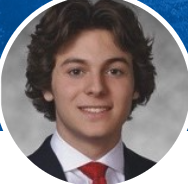
#> input picture assets/headshot.png, 188 x 184 px, found by its file name
$ python runner.py
#> lines starting #> are read from the running program, lines starting #| are printed output that depends on the picture
### stipple/importance.py
"""Importance map computation for blue-noise stippling."""

import numpy as np
from typing import Tuple, Optional


def compute_importance(
    image: np.ndarray,
    extreme_downweight: float = 0.3,
    dark_threshold: float = 0.2,
    light_threshold: float = 0.8,
    dark_sigma: float = 0.15,
    light_sigma: float = 0.15,
    mid_tone_center: float = 0.65,
    mid_tone_sigma: float = 0.2,
    mid_tone_boost: float = 1.5,
) -> np.ndarray:
    """
    Compute importance map from grayscale image.

    The importance map determines where stipples should be placed. It:
    1. Inverts brightness (dark areas get high importance)
    2. Smoothly downweights very dark (<0.2) and very light (>0.8) regions
    3. Boosts mid-tones (centered around 0.65)
    4. Normalizes to [0, 1]

    Args:
        image: Grayscale image in [0, 1] range, shape (H, W)
        extreme_downweight: Minimum weight for extreme values (default: 0.3)
        dark_threshold: Threshold for dark region downweighting (default: 0.2)
        light_threshold: Threshold for light region downweighting (default: 0.8)
        dark_sigma: Gaussian sigma for dark region downweighting (default: 0.15)
        light_sigma: Gaussian sigma for light region downweighting (default: 0.15)
        mid_tone_center: Center of mid-tone boost (default: 0.65)
        mid_tone_sigma: Sigma for mid-tone boost Gaussian (default: 0.2)
        mid_tone_boost: Multiplicative boost factor for mid-tones (default: 1.5)

    Returns:
        Importance map in [0, 1] range, shape (H, W)
    """
    # Invert brightness: dark areas become high importance
    inverted = 1.0 - image

    # Smooth downweight very dark regions
    # Weight transitions smoothly from 1.0 at dark_threshold to extreme_downweight at 0
    dark_distances = np.maximum(0, dark_threshold - image) / dark_sigma
    dark_weights = extreme_downweight + (1.0 - extreme_downweight) * np.exp(
        -0.5 * dark_distances ** 2
    )
    # For pixels above threshold, weight should be 1.0
    dark_weights = np.where(image >= dark_threshold, 1.0, dark_weights)

    # Smooth downweight very light regions
    # Weight transitions smoothly from 1.0 at light_threshold to extreme_downweight at 1
    light_distances = np.maximum(0, image - light_threshold) / light_sigma
    light_weights = extreme_downweight + (1.0 - extreme_downweight) * np.exp(
        -0.5 * light_distances ** 2
    )
    # For pixels below threshold, weight should be 1.0
    light_weights = np.where(image <= light_threshold, 1.0, light_weights)

    # Combine dark and light downweighting (take minimum to be conservative)
    extreme_weights = np.minimum(dark_weights, light_weights)

    # Apply extreme downweighting
    importance = inverted * extreme_weights

    # Mid-tone boost: enhance importance in mid-tone range
    mid_tone_gaussian = np.exp(-0.5 * ((image - mid_tone_center) / mid_tone_sigma) ** 2)
    mid_tone_factor = 1.0 + (mid_tone_boost - 1.0) * mid_tone_gaussian
    importance = importance * mid_tone_factor

    # Normalize to [0, 1]
    importance_min = importance.min()
    importance_max = importance.max()
    if importance_max > importance_min:
        importance = (importance - importance_min) / (importance_max - importance_min)
    else:
        importance = np.ones_like(importance)

    return importance

### stipple/blue_noise.py
"""Blue-noise stippling using modified void-and-cluster algorithm."""

import numpy as np
from typing import Tuple, Optional, List


def toroidal_gaussian_kernel(
    size: int, sigma: float, normalize: bool = True
) -> np.ndarray:
    """
    Create a Gaussian kernel for toroidal (wraparound) convolution.

    The kernel is a regular Gaussian that will be applied with toroidal
    wrapping when used in the energy field. This ensures even distribution
    across image boundaries.

    Args:
        size: Kernel size (should be odd for symmetry)
        sigma: Gaussian standard deviation (in pixels)
        normalize: If True, normalize kernel to sum to 1 (default: True)

    Returns:
        Gaussian kernel of shape (size, size)
    """
    # Ensure size is odd
    if size % 2 == 0:
        size += 1

    center = size // 2

    # Create coordinate arrays
    y, x = np.ogrid[:size, :size]

    # Compute Euclidean distances from center
    dy = y - center
    dx = x - center
    distances = np.sqrt(dy ** 2 + dx ** 2)

    # Gaussian function
    kernel = np.exp(-0.5 * (distances / sigma) ** 2)

    # Normalize so kernel sums to 1
    if normalize:
        kernel = kernel / kernel.sum()

    return kernel


def void_and_cluster(
    importance: np.ndarray,
    percentage: float = 0.08,
    sigma: float = 0.9,
    content_bias: float = 0.9,
    noise_scale_factor: float = 0.1,
    seed: Optional[int] = None,
) -> Tuple[np.ndarray, List[Tuple[int, int, float]]]:
    """
    Generate blue-noise stippling using modified void-and-cluster algorithm.

    The algorithm places stipples iteratively by:
    1. Initializing energy field as -importance * content_bias
    2. Selecting first point near center (minimum energy)
    3. Iteratively selecting points at minimum energy locations
    4. After each selection, adding Gaussian repulsion kernel to energy field
    5. Setting selected pixel to +inf to avoid reselection

    Args:
        importance: Importance map in [0, 1], shape (H, W)
        percentage: Fraction of pixels to stipple (default: 0.08)
        sigma: Gaussian kernel sigma for repulsion (default: 0.9)
        content_bias: Bias toward importance map (default: 0.9)
        noise_scale_factor: Scale factor for annealing noise (default: 0.1)
        seed: Random seed for reproducibility (default: None)

    Returns:
        Tuple of:
        - Binary stipple image (1=white background, 0=black dot), shape (H, W)
        - List of sample tuples (y, x, intensity) in order of placement
    """
    if seed is not None:
        np.random.seed(seed)

    H, W = importance.shape
    num_points = int(H * W * percentage)

    # Initialize energy field: negative importance (so high importance = low energy)
    energy = -importance * content_bias

    # Create repulsion kernel
    # Kernel size should be large enough to cover repulsion distance
    kernel_size = int(6 * sigma) + 1
    if kernel_size % 2 == 0:
        kernel_size += 1
    repulsion_kernel = toroidal_gaussian_kernel(kernel_size, sigma, normalize=False)

    # Scale kernel to appropriate magnitude (larger = stronger repulsion)
    repulsion_kernel = repulsion_kernel * (sigma ** 2)

    # Find center of image for first point
    center_y, center_x = H // 2, W // 2

    # Sample points iteratively
    samples: List[Tuple[int, int, float]] = []
    stipple_image = np.ones((H, W), dtype=np.float32)  # 1 = white background

    # For progressive visualization, we'll track all samples
    for i in range(num_points):
        # Find minimum energy location
        if i == 0:
            # First point: pick near center
            # Search in a small region around center
            search_radius = min(H, W) // 4
            y_min = max(0, center_y - search_radius)
            y_max = min(H, center_y + search_radius)
            x_min = max(0, center_x - search_radius)
            x_max = min(W, center_x + search_radius)

            local_energy = energy[y_min:y_max, x_min:x_max]
            min_idx = np.unravel_index(np.argmin(local_energy), local_energy.shape)
            y, x = y_min + min_idx[0], x_min + min_idx[1]
        else:
            # Add small annealed noise to break ties and add variation
            noise = np.random.randn(H, W) * noise_scale_factor * (1.0 - i / num_points)
            energy_with_noise = energy + noise

            # Find global minimum
            min_idx = np.unravel_index(np.argmin(energy_with_noise), energy_with_noise.shape)
            y, x = min_idx

        # Record sample
        intensity = importance[y, x]
        samples.append((y, x, intensity))

        # Place stipple (0 = black dot)
        stipple_image[y, x] = 0.0

        # Add repulsion: circular convolution with wraparound
        # Roll kernel so center aligns with (y, x)
        ky, kx = repulsion_kernel.shape
        ky_center, kx_center = ky // 2, kx // 2

        # Compute kernel placement with toroidal wrapping
        for ky_offset in range(ky):
            for kx_offset in range(kx):
                # Relative position from kernel center
                dy = ky_offset - ky_center
                dx = kx_offset - kx_center

                # Target position with toroidal wrapping
                target_y = (y + dy) % H
                target_x = (x + dx) % W

                # Add repulsion energy
                energy[target_y, target_x] += repulsion_kernel[ky_offset, kx_offset]

        # Set selected pixel to +inf to prevent reselection
        energy[y, x] = np.inf

    # Convert to binary: 1 = white, 0 = black dot
    # For output, we want white background with black dots
    # stipple_image is already 1 (white) with 0 (black) at dot locations
    return stipple_image, samples

### stipple/viz.py
"""Visualization utilities for stippling results."""

import numpy as np
import matplotlib.pyplot as plt
from matplotlib.animation import PillowWriter
from typing import List, Tuple, Optional
import os


# [38 lines left out: function make_comparison_figure, not called in this run]


def make_progressive_gif(
    samples: List[Tuple[int, int, float]],
    image_shape: Tuple[int, int],
    output_path: str,
    frame_increment: int = 100,
    dpi: int = 100,
    fps: int = 10,
) -> None:
    """
    Create a progressive GIF showing stipples being added over time.

    Args:
        samples: List of (y, x, intensity) tuples in order of placement
        image_shape: (H, W) shape of the output image
        output_path: Path to save the GIF
        frame_increment: Number of points between frames (default: 100)
        dpi: Resolution for frames (default: 100)
        fps: Frames per second for GIF (default: 10)
    """
    H, W = image_shape

    # Determine frame indices
    num_samples = len(samples)
    frame_indices = []
    for i in range(0, num_samples, frame_increment):
        frame_indices.append(i)
    # Always include the last frame
    if frame_indices[-1] != num_samples - 1:
        frame_indices.append(num_samples - 1)

    # Create figure for GIF
    fig, ax = plt.subplots(figsize=(W / dpi, H / dpi), dpi=dpi)
    ax.set_xlim(0, W)
    ax.set_ylim(0, H)
    ax.set_aspect("equal")
    ax.axis("off")
    ax.invert_yaxis()  # Image coordinates: y increases downward
    ax.set_facecolor("white")

    # Try using matplotlib's PillowWriter first
    try:
        writer = PillowWriter(fps=fps)
        with writer.saving(fig, output_path, dpi=dpi):
            for frame_idx in frame_indices:
                ax.clear()
                ax.set_xlim(0, W)
                ax.set_ylim(0, H)
                ax.set_aspect("equal")
                ax.axis("off")
                ax.invert_yaxis()
                ax.set_facecolor("white")

                # Plot all points up to and including this frame
                if frame_idx >= 0:
                    frame_samples = samples[: frame_idx + 1]
                    if frame_samples:
                        y_coords = [s[0] for s in frame_samples]
                        x_coords = [s[1] for s in frame_samples]

                        # Plot black dots
                        ax.scatter(
                            x_coords,
                            y_coords,
                            c="black",
                            s=1,
                            marker="o",
                            alpha=1.0,
                            edgecolors="none",
                        )

                writer.grab_frame()

        plt.close(fig)

    except Exception as e:
        # Fallback: try imageio if available
        plt.close(fig)
        try:
            import imageio

            # Create frames using imageio
            frames = []
            for frame_idx in frame_indices:
                # Create a white image
                frame = np.ones((H, W, 3), dtype=np.uint8) * 255

                # Draw black dots
                if frame_idx >= 0:
                    frame_samples = samples[: frame_idx + 1]
                    for y, x, _ in frame_samples:
                        # Ensure coordinates are within bounds
                        y = max(0, min(H - 1, int(y)))
                        x = max(0, min(W - 1, int(x)))
                        frame[y, x] = [0, 0, 0]

                frames.append(frame)

            imageio.mimsave(output_path, frames, fps=fps, loop=0)
        except ImportError:
            raise RuntimeError(
                f"Could not create GIF: {e}. Please install imageio: pip install imageio"
            )

### stipple/runner.py
"""Command-line interface for blue-noise stippling."""

import argparse
import numpy as np
from PIL import Image
import os
from pathlib import Path
from typing import Optional

from .importance import compute_importance
from .blue_noise import void_and_cluster
from .viz import make_comparison_figure, make_progressive_gif


def load_image(
    image_path: str, max_size: Optional[int] = None, grayscale: bool = True
) -> np.ndarray:
    """
    Load and preprocess image for stippling.

    Args:
        image_path: Path to input image
        max_size: Maximum size for longest side (default: None, no resize)
        grayscale: Convert to grayscale (default: True)

    Returns:
        Grayscale image in [0, 1] range, shape (H, W)
    """
    if not os.path.exists(image_path):
        raise FileNotFoundError(
            f"Image not found: {image_path}\n"
            f"Please place your input image at: {image_path}"
        )

    # Load image
    img = Image.open(image_path)

    # Convert to grayscale if needed
    if grayscale:
        if img.mode != "L":
            img = img.convert("L")

    # Resize if needed
    if max_size is not None:
        w, h = img.size
        if max(w, h) > max_size:
            if w > h:
                new_w, new_h = max_size, int(h * max_size / w)
            else:
                new_w, new_h = int(w * max_size / h), max_size
            img = img.resize((new_w, new_h), Image.Resampling.LANCZOS)

    # Convert to numpy array and normalize to [0, 1]
    img_array = np.array(img, dtype=np.float32) / 255.0

    return img_array


def save_stipple_image(stipple: np.ndarray, output_path: str, dpi: int = 300) -> None:
    """
    Save stipple image as PNG.

    Args:
        stipple: Stipple image (1=white, 0=black), shape (H, W)
        output_path: Path to save the image
        dpi: Resolution for saved image (default: 300)
    """
    # Convert to uint8: 0 = black, 255 = white
    stipple_uint8 = (stipple * 255).astype(np.uint8)

    # Save as PNG
    img = Image.fromarray(stipple_uint8)
    img.save(output_path, dpi=(dpi, dpi))


def run_stippling(
    image_path: str,
    output_dir: str = "outputs",
    percentage: float = 0.08,
    sigma: float = 0.9,
    content_bias: float = 0.9,
    noise_scale_factor: float = 0.1,
    frame_increment: int = 100,
    max_size: Optional[int] = 512,
    make_comparison: bool = False,
    seed: Optional[int] = None,
) -> None:
    """
    Run blue-noise stippling pipeline.

    Args:
        image_path: Path to input image
        output_dir: Output directory for results
        percentage: Fraction of pixels to stipple
        sigma: Gaussian kernel sigma for repulsion
        content_bias: Bias toward importance map
        noise_scale_factor: Scale factor for annealing noise
        frame_increment: Number of points between GIF frames
        max_size: Maximum size for longest side
        make_comparison: Whether to create comparison figure
        seed: Random seed for reproducibility
    """
    # Create output directory
    os.makedirs(output_dir, exist_ok=True)

    # Load image
    print(f"Loading image: {image_path}")
    image = load_image(image_path, max_size=max_size)

    print(f"Image shape: {image.shape}")

    # Compute importance map
    print("Computing importance map...")
    importance = compute_importance(image)

    # Generate stippling
    print(f"Generating stippling ({percentage*100:.1f}% coverage)...")
    stipple, samples = void_and_cluster(
        importance,
        percentage=percentage,
        sigma=sigma,
        content_bias=content_bias,
        noise_scale_factor=noise_scale_factor,
        seed=seed,
    )

    print(f"Placed {len(samples)} stipples")

    # Save stipple image
    stipple_path = os.path.join(output_dir, "stipple.png")
    print(f"Saving stipple image: {stipple_path}")
    save_stipple_image(stipple, stipple_path)

    # Create progressive GIF
    gif_path = os.path.join(output_dir, "progressive.gif")
    print(f"Creating progressive GIF: {gif_path}")
    make_progressive_gif(samples, image.shape, gif_path, frame_increment=frame_increment)

    # Create comparison figure if requested
    if make_comparison:
        comparison_path = os.path.join(output_dir, "comparison.png")
        print(f"Creating comparison figure: {comparison_path}")
        make_comparison_figure(image, importance, stipple, comparison_path)

    print("Done!")


# [61 lines left out: function run_sweep, not called in this run]


def main():
    """Main CLI entry point."""
    parser = argparse.ArgumentParser(
        description="Blue-noise stippling using modified void-and-cluster algorithm"
    )
    parser.add_argument(
        "--image",
        type=str,
        default="assets/headshot.png",
        help="Path to input image (default: assets/headshot.png)",
    )
    parser.add_argument(
        "--percentage",
        type=float,
        default=0.08,
        help="Fraction of pixels to stipple (default: 0.08)",
    )
    parser.add_argument(
        "--sigma",
        type=float,
        default=0.9,
        help="Gaussian kernel sigma for repulsion (default: 0.9)",
    )
    parser.add_argument(
        "--content_bias",
        type=float,
        default=0.9,
        help="Bias toward importance map (default: 0.9)",
    )
    parser.add_argument(
        "--noise_scale_factor",
        type=float,
        default=0.1,
        help="Scale factor for annealing noise (default: 0.1)",
    )
    parser.add_argument(
        "--frame_increment",
        type=int,
        default=100,
        help="Number of points between GIF frames (default: 100)",
    )
    parser.add_argument(
        "--max_size",
        type=int,
        default=512,
        help="Maximum size for longest side (default: 512)",
    )
    parser.add_argument(
        "--out_dir",
        type=str,
        default="outputs",
        help="Output directory (default: outputs)",
    )
    parser.add_argument(
        "--make_comparison",
        action="store_true",
        help="Create comparison figure (original, importance, stipple)",
    )
    parser.add_argument(
        "--sweep",
        action="store_true",
        help="Run parameter sweep and create comparison grid",
    )
    parser.add_argument(
        "--seed",
        type=int,
        default=None,
        help="Random seed for reproducibility (default: None)",
    )

    args = parser.parse_args()

    if args.sweep:
        run_sweep(
            args.image,
            output_dir=args.out_dir,
            max_size=args.max_size,
            seed=args.seed,
        )
    else:
        run_stippling(
            image_path=args.image,
            output_dir=args.out_dir,
            percentage=args.percentage,
            sigma=args.sigma,
            content_bias=args.content_bias,
            noise_scale_factor=args.noise_scale_factor,
            frame_increment=args.frame_increment,
            max_size=args.max_size,
            make_comparison=args.make_comparison,
            seed=args.seed,
        )
#> in load_image, img is the input picture: PIL image 188x184 RGBA; mean R, G, B, A 130.5, 123.1, 125, 255
#| Image shape: (184, 188)
#> in compute_importance, `importance = importance * mid_tone_factor`:
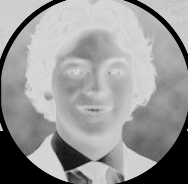
#> importance: shape (184, 188) float32; min 0, max 0.841, mean 0.601
#> in compute_importance, `importance_min = importance.min()`: importance_min = 0
#> in compute_importance, `importance_max = importance.max()`: importance_max = 0.841
#> the loop in void_and_cluster, `for i in range(num_points):` made 2767 passes
#> (min_idx, y, x, intensity) on pass 1: ((1, 75), 47, 123, 1)
#> (y, x, intensity) on passes 2 to 7: (19, 180, 0.959), (107, 128, 0.919), (23, 73, 0.96), (24, 9, 0.97), (113, 49, 0.99), (56, 132, 0.999)
#> pass 1, in void_and_cluster, `local_energy = energy[y_min:y_max, x_min:x_max]`:
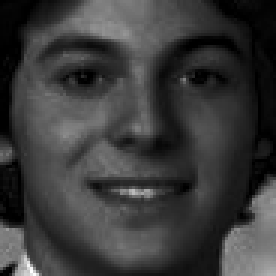
#> local_energy: shape (92, 92) float32 (shown 3 times larger); min -0.9, max -0.229, mean -0.745; drawn with min black and max white
#> pass 3, in void_and_cluster, `energy_with_noise = energy + noise`:
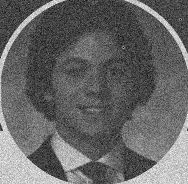
#> energy_with_noise: shape (184, 188) float64; 0.01% of the values are NaN or infinite; the others: min -1.31, max 0.351, mean -0.643; drawn with min black, max white, NaN and infinite black
#> after the loop in void_and_cluster, `for i in range(num_points):`:
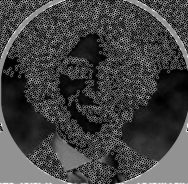
#> energy: shape (184, 188) float32; 8% of the values are NaN or infinite; the others: min -0.686, max 0.511, mean -0.344; drawn with min black, max white, NaN and infinite black
#> after the loop in void_and_cluster, `for i in range(num_points):`:
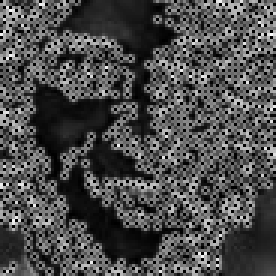
#> local_energy: shape (92, 92) float32 (shown 3 times larger); 8.94% of the values are NaN or infinite; the others: min -0.685, max 0.129, mean -0.419; drawn with min black, max white, NaN and infinite black
#> after the loop in void_and_cluster, `for i in range(num_points):`:
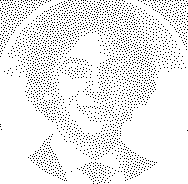
#> stipple_image: shape (184, 188) float32; values 0 (black) and 1 (white), 92% white; black in thin lines or dots
#> after the loop in void_and_cluster, `for i in range(num_points):`: samples = 2767 items, first 6: (47, 123, 1), (19, 180, 0.959), (107, 128, 0.919), (23, 73, 0.96), (24, 9, 0.97), (113, 49, 0.99)
#| Placed 2767 stipples
#> in save_stipple_image, `stipple_uint8 = (stipple * 255).astype(np.uint8)`: stipple_uint8: shape (184, 188); 92% white; black in thin lines or dots
#> in make_progressive_gif, `num_samples = len(samples)`: num_samples = 2767
#> the loop in make_progressive_gif, `for frame_idx in frame_indices:` made 29 passes
#> (frame_samples, y_coords, x_coords) on pass 1: ([(47, 123, 1)], [47], [123])
#> frame_idx on passes 2 to 7: 100, 200, 300, 400, 500, 600
#> in make_progressive_gif, `plt.close(fig)`:
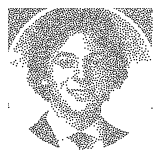
#> figure drawn by matplotlib, 1 panel


if __name__ == "__main__":
    main()
